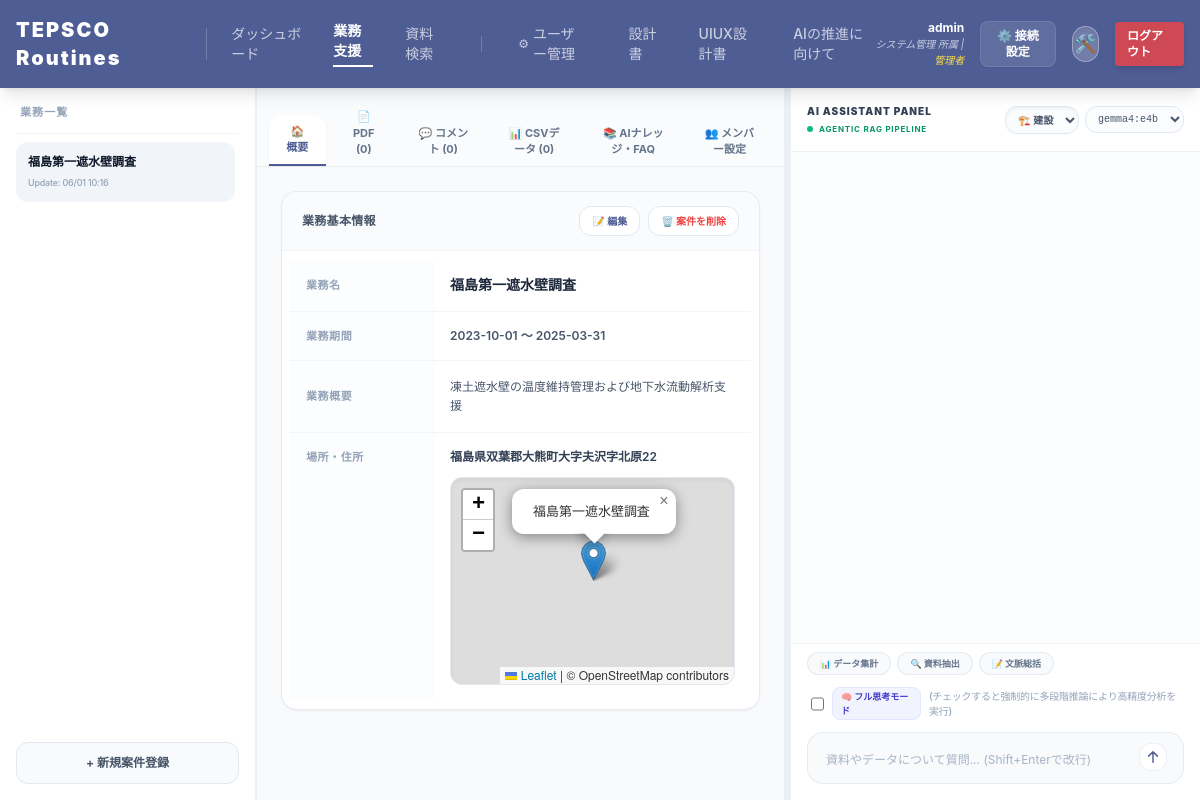
The app's page /AI_System_Data/public/support.php?project_id=1 (signed in) with its own data.
### tables this page shows
CREATE TABLE IF NOT EXISTS projects (
    id            BIGINT UNSIGNED AUTO_INCREMENT PRIMARY KEY,
    project_name  VARCHAR(255) NOT NULL COMMENT '業務件名',
    description   TEXT NULL COMMENT '業務概要',
    start_date    DATE NULL COMMENT '工事・業務期間(開始)',
    end_date      DATE NULL COMMENT '工事・業務期間(終了)',
    address       VARCHAR(512) NULL COMMENT '工事場所・住所',
    latitude      DECIMAL(10, 8) NULL COMMENT '緯度 (Leaflet.js用)',
    longitude     DECIMAL(11, 8) NULL COMMENT '経度 (Leaflet.js用)',
    created_by    BIGINT UNSIGNED NULL COMMENT '作成者ユーザーID',
    created_at    DATETIME DEFAULT CURRENT_TIMESTAMP,
    updated_at    DATETIME DEFAULT CURRENT_TIMESTAMP ON UPDATE CURRENT_TIMESTAMP,
    
     
    CONSTRAINT fk_projects_created_by FOREIGN KEY (created_by) 
        REFERENCES users(id) ON DELETE SET NULL,
        
     
    INDEX idx_project_date (start_date, end_date),
    INDEX idx_geo (latitude, longitude),
     
    INDEX idx_project_name (project_name)
);

### AI_System_Data/public/support.php (the view, shortened to what the rows shown need)
<?php
require_once __DIR__ . '/../src/SupportController.php';
?>
<!DOCTYPE html>
<html lang="ja">
<head>
    <script src="<?= !empty($URL_TAILWIND) ? h($URL_TAILWIND) : 'https://cdn.jsdelivr.net/npm/@tailwindcss/browser@4' ?>"></script>
    <link rel="stylesheet" href="<?= !empty($URL_LEAFLET_CSS) ? h($URL_LEAFLET_CSS) : 'https://unpkg.com/leaflet@1.9.4/dist/leaflet.css' ?>" />
    <link rel="stylesheet" href="assets/css/styles.css">
</head>
<body class="bg-[#f8fafc] min-h-screen flex flex-col overflow-hidden text-slate-800">
<main class="flex-1 flex overflow-hidden h-[calc(100vh-72px)] gap-px bg-slate-200/50 w-full" role="region" aria-label="Support System Console">
    <div class="w-64 bg-white flex flex-col p-4 border-r border-slate-200/60 flex-shrink-0" role="navigation">
        <h2 class="text-[11px] font-black text-slate-400 px-1 pb-3 mb-2 uppercase tracking-widest border-b border-slate-100">業務一覧</h2>
        <div class="flex-1 overflow-y-auto space-y-1.5 pr-1 no-scrollbar" role="list">
            <?php foreach ($projects as $p): ?>
                <?php $isProjFocused = ($selected_project_id == $p['id']); ?>
                <a href="?project_id=<?= h((string)$p['id']) ?>" class="block p-3 rounded-xl transition-all duration-200 ease-in-out <?= $isProjFocused ? 'bg-slate-100 text-slate-900 font-extrabold shadow-2xs' : 'hover:bg-slate-50 text-slate-600 border-transparent' ?>">
                    <p class="text-xs leading-snug <?= $isProjFocused ? 'text-slate-900 font-black' : 'text-slate-600 font-medium' ?>"><?= h($p['project_name']) ?></p>
                    <p class="text-[9px] text-slate-400 mt-1.5 font-medium tracking-tight">Update: <?= date('m/d H:i', strtotime($p['updated_at'])) ?></p>
                </a>
            <?php endforeach; ?>
        </div>
    </div>
    <?php if ($current_project): ?>
    <div class="flex-1 bg-white flex flex-col overflow-hidden" role="region">
        <div class="bg-slate-50/80 border-b border-slate-200/60 flex items-end gap-1 px-3 pt-3 flex-shrink-0" id="tab-header" role="tablist">
            <button onclick="if(typeof window.switchTab === 'function') window.switchTab('tab-overview'); history.replaceState(null, '', '?project_id=<?= h((string)$selected_project_id) ?>&tab=overview')" id="btn-overview" role="tab" class="tab-btn <?= $active_tab === 'overview' ? 'active' : '' ?> px-4 py-2 text-[11px] font-bold text-slate-500 rounded-t-xl transition-all duration-200 ease-in-out transform active:scale-98">🏠 概要</button>
            <button onclick="if(typeof window.switchTab === 'function') window.switchTab('tab-pdf'); history.replaceState(null, '', '?project_id=<?= h((string)$selected_project_id) ?>&tab=pdf')" id="btn-pdf" role="tab" class="tab-btn <?= $active_tab === 'pdf' ? 'active' : '' ?> px-4 py-2 text-[11px] font-bold text-slate-500 rounded-t-xl transition-all duration-200 ease-in-out transform active:scale-98">📄 PDF (<?= count($documents) ?>)</button>
            <button onclick="if(typeof window.switchTab === 'function') window.switchTab('tab-comments'); history.replaceState(null, '', '?project_id=<?= h((string)$selected_project_id) ?>&tab=comments')" id="btn-comments" role="tab" class="tab-btn <?= $active_tab === 'comments' ? 'active' : '' ?> px-4 py-2 text-[11px] font-bold text-slate-500 rounded-t-xl transition-all duration-200 ease-in-out transform active:scale-98">💬 コメント (<?= count($comments) ?>)</button>
            <button onclick="if(typeof window.switchTab === 'function') window.switchTab('tab-csv'); history.replaceState(null, '', '?project_id=<?= h((string)$selected_project_id) ?>&tab=csv')" id="btn-csv" role="tab" class="tab-btn <?= $active_tab === 'csv' ? 'active' : '' ?> px-4 py-2 text-[11px] font-bold text-slate-500 rounded-t-xl transition-all duration-200 ease-in-out transform active:scale-98">📊 CSVデータ (<?= count($csv_files) ?>)</button>
            <button onclick="if(typeof window.switchTab === 'function') window.switchTab('tab-faqs'); history.replaceState(null, '', '?project_id=<?= h((string)$selected_project_id) ?>&tab=faqs')" id="btn-faqs" role="tab" class="tab-btn <?= $active_tab === 'faqs' ? 'active' : '' ?> px-4 py-2 text-[11px] font-bold text-slate-500 rounded-t-xl transition-all duration-200 ease-in-out transform active:scale-98">📚 AIナレッジ・FAQ</button>
            <button onclick="if(typeof window.switchTab === 'function') window.switchTab('tab-members'); history.replaceState(null, '', '?project_id=<?= h((string)$selected_project_id) ?>&tab=members')" id="btn-members" role="tab" class="tab-btn <?= $active_tab === 'members' ? 'active' : '' ?> px-4 py-2 text-[11px] font-bold text-slate-500 rounded-t-xl transition-all duration-200 ease-in-out transform active:scale-98">👥 メンバー設定</button>
        </div>
        <div class="flex-1 overflow-hidden relative bg-[#f8fafc]" id="tab-container">
            <div id="tab-overview" role="tabpanel" class="tab-content <?= $active_tab === 'overview' ? 'active' : '' ?> h-full overflow-y-auto p-6 space-y-6">
                <div class="bg-white border border-slate-200/80 rounded-2xl overflow-hidden shadow-sm transition-all duration-300 hover:shadow-md">
                    <div class="bg-slate-50/70 p-3.5 px-5 font-bold text-slate-700 flex justify-between items-center text-xs border-b border-slate-100">
                        <span class="font-extrabold tracking-wide text-slate-600">業務基本情報</span>
                        <div class="flex gap-2">
                            <button onclick="if(typeof window.openProjectEditModal === 'function') window.openProjectEditModal(<?= (float)($current_project['latitude'] ?: 0) ?>, <?= (float)($current_project['longitude'] ?: 0) ?>)"
                                class="text-[#4F5D95] hover:bg-indigo-50 border border-slate-200 px-3 py-1.5 rounded-xl text-[10px] font-bold bg-white shadow-2xs transition-all duration-200 ease-in-out transform active:scale-95">📝 編集</button>
                            <button id="btn-delete-project" class="text-red-500 hover:bg-red-50 border border-slate-200 px-3 py-1.5 rounded-xl text-[10px] font-bold bg-white shadow-2xs transition-all duration-200 ease-in-out transform active:scale-95">🗑️ 案件を削除</button>
                        </div>
                    </div>
                    <div class="p-2 text-xs text-slate-800">
                        <table class="w-full text-left border-collapse">
                            <tbody class="divide-y divide-slate-100">
                                <tr><th class="p-4 bg-slate-50/40 w-36 font-bold text-slate-400 text-[11px] tracking-wider uppercase">業務名</th><td class="p-4 font-black text-slate-800 text-sm"><?= h($current_project['project_name']) ?></td></tr>
                                <tr><th class="p-4 bg-slate-50/40 font-bold text-slate-400 text-[11px] tracking-wider uppercase">業務期間</th><td class="p-4 font-semibold text-slate-600"><?= (!empty($current_project['start_date']) || !empty($current_project['end_date'])) ? h((string)$current_project['start_date']) . " ～ " . h((string)$current_project['end_date']) : '<span class="text-slate-400 italic font-normal">未設定</span>' ?></td></tr>
                                <tr><th class="p-4 bg-slate-50/40 font-bold text-slate-400 text-[11px] tracking-wider uppercase">業務概要</th><td class="p-4 leading-relaxed whitespace-pre-wrap font-medium text-slate-600"><?= h((string)$current_project['description'] ?: '未入力') ?></td></tr>
                                <tr>
                                    <th class="p-4 bg-slate-50/40 align-top font-bold text-slate-400 text-[11px] tracking-wider uppercase">場所・住所</th>
                                    <td class="p-4">
                                        <div class="mb-3 font-semibold text-slate-700"><?= h((string)$current_project['address'] ?: '未登録') ?></div>
                                        <?php if (!empty($current_project['latitude']) && !empty($current_project['longitude'])): ?>
                                            <div id="overview-map" class="w-full h-52 rounded-xl border border-slate-200 overview-map-container mt-2 shadow-inner"></div>
                                        <?php endif; ?>
                                    </td>
                                </tr>
                            </tbody>
                        </table>
                    </div>
                </div>
            </div>
        </div>
    </div>
    <div id="resize-handle" class="h-full w-1 bg-transparent hover:bg-indigo-500/20 active:bg-indigo-500/40 cursor-col-resize z-10 relative transition-colors duration-200"></div>
    <div id="right-panel" class="w-[var(--support-width)] bg-white flex flex-col h-full border-l border-slate-200/60 flex-shrink-0 relative transition-all duration-200">
        <div class="p-4 bg-white/90 backdrop-blur-md border-b border-slate-200/60 flex justify-between items-center gap-2 shadow-2xs relative z-10">
            <div class="flex-shrink-0">
                <p class="font-black text-slate-700 text-[10px] uppercase tracking-widest" title="接続先: <?= h($ollama_host) ?>">AI Assistant Panel</p>
                <p class="text-[8px] text-emerald-600 font-bold uppercase tracking-widest mt-1 flex items-center gap-1.5"><span class="w-1.5 h-1.5 rounded-full bg-emerald-500 animate-pulse"></span> Agentic RAG Pipeline</p>
            </div>
            <div class="flex items-center gap-1.5 overflow-hidden">
                <select id="support-prompt-select" class="text-[10px] border border-slate-200 rounded-xl px-2 py-1.5 bg-slate-50/50 hover:bg-white font-bold text-slate-600 tracking-wide max-w-[90px] truncate outline-none transition-all duration-200 ease-in-out cursor-pointer shadow-2xs relative shadow-inner focus:border-indigo-400">
                    <option value="construction_consultant" <?= $default_prompt_mode == 'construction_consultant' ? 'selected' : '' ?>>🏗️ 建設</option>
                </select>
                <select id="support-model-select" class="text-[10px] border border-slate-200 rounded-xl px-2 py-1.5 bg-slate-50/50 hover:bg-white font-mono max-w-[100px] truncate outline-none transition-all duration-200 ease-in-out cursor-pointer text-slate-600 shadow-2xs focus:border-indigo-400" title="現在のホスト: <?= h($ollama_host) ?>">
                    <?php foreach ($installed_models as $m): ?>
                        <option value="<?= h($m) ?>" <?= $m == $active_model ? 'selected' : '' ?>><?= h($m) ?></option>
                    <?php endforeach; ?>
                </select>
            </div>
        </div>
        <div id="chat-box" class="flex-1 p-4 space-y-5 overflow-y-auto bg-slate-50/40 no-scrollbar">
        </div>
        <div class="p-4 pt-2 border-t border-slate-100 bg-white relative z-10 space-y-3">
            <div class="flex flex-wrap gap-1.5 overflow-x-auto no-scrollbar" id="quick-actions-bar">
                <button type="button" onclick="const input=document.getElementById('chat-input'); input.value='登録済みのCSVデータを集計して概要を教えてください。'; input.dispatchEvent(new Event('input')); input.focus();" class="text-[9px] bg-slate-50 hover:bg-slate-100 border border-slate-200/80 rounded-full px-3 py-1 font-bold text-slate-500 shadow-2xs transition-all duration-200 ease-in-out transform hover:border-[#4F5D95] hover:text-[#4F5D95] hover:-translate-y-0.5 hover:shadow-xs hover:scale-[1.02] active:scale-95 active:shadow-inner">📊 データ集計</button>
                <button type="button" onclick="const input=document.getElementById('chat-input'); input.value='この案件に関連する資料PDFから主要な留意点を抽出してください。'; input.dispatchEvent(new Event('input')); input.focus();" class="text-[9px] bg-slate-50 hover:bg-slate-100 border border-slate-200/80 rounded-full px-3 py-1 font-bold text-slate-500 shadow-2xs transition-all duration-200 ease-in-out transform hover:border-[#4F5D95] hover:text-[#4F5D95] hover:-translate-y-0.5 hover:shadow-xs hover:scale-[1.02] active:scale-95 active:shadow-inner">🔍 資料抽出</button>
                <button type="button" onclick="const input=document.getElementById('chat-input'); input.value='これまでの会話内容を簡潔にまとめてください。'; input.dispatchEvent(new Event('input')); input.focus();" class="text-[9px] bg-slate-50 hover:bg-slate-100 border border-slate-200/80 rounded-full px-3 py-1 font-bold text-slate-500 shadow-2xs transition-all duration-200 ease-in-out transform hover:border-[#4F5D95] hover:text-[#4F5D95] hover:-translate-y-0.5 hover:shadow-xs hover:scale-[1.02] active:scale-95 active:shadow-inner">📝 文脈総括</button>
            </div>
            <div class="flex items-center gap-2 px-1">
                <label class="flex items-center gap-2 text-[10px] text-slate-400 font-bold cursor-pointer hover:text-[#4F5D95] transition-colors duration-150 ease-in-out" title="AIが質問を要素分解し、個別に資料を精読してから統合回答を作成します">
                    <input type="checkbox" id="advanced-reasoning-mode" class="rounded border-slate-300 text-[#4F5D95] focus:ring-[#4F5D95]/40 w-3.5 h-3.5 cursor-pointer">
                    <span class="bg-indigo-50/80 text-indigo-700 px-2 py-0.5 rounded-lg border border-indigo-100 font-extrabold text-[9px]">🧠 フル思考モード</span>
                    <span class="font-medium text-slate-400 tracking-tight">(チェックすると強制的に多段階推論により高精度分析を実行)</span>
                </label>
            </div>
            <form id="chat-form" onsubmit="if(typeof window.handleChat === 'function') { window.handleChat(event); } else { event.preventDefault(); }" class="flex items-end gap-2 bg-slate-50 rounded-2xl px-4 py-2.5 border border-slate-200/80 shadow-2xs transition-all duration-300 ease-in-out focus-within:ring-4 focus-within:ring-[#4F5D95]/10 focus-within:bg-white focus-within:border-[#4F5D95]/60 focus-within:shadow-md">
                <textarea id="chat-input" class="flex-1 bg-transparent border-none outline-none focus:outline-none focus:ring-0 text-xs px-0.5 py-1 resize-none overflow-y-auto leading-relaxed text-slate-700 placeholder-slate-400/80 transition-all duration-200"
                          rows="1" placeholder="資料やデータについて質問... (Shift+Enterで改行)" required></textarea>
                <button type="submit" class="text-[#4F5D95] mb-0.5 flex-shrink-0 p-1 bg-white rounded-xl shadow-2xs border border-slate-200/60 w-7 h-7 flex items-center justify-center transition-all duration-200 ease-in-out transform hover:-translate-y-0.5 hover:shadow-md hover:bg-indigo-50 active:scale-95 active:shadow-inner active:bg-slate-100 group" title="送信">
                    <svg xmlns="<?= !empty($URL_SVG_XMLNS) ? h($URL_SVG_XMLNS) : 'http://www.w3.org/2000/svg' ?>" fill="none" viewBox="0 0 24 24" stroke-width="2.5" stroke="currentColor" class="w-3.5 h-3.5 text-[#4F5D95] group-hover:text-indigo-700 transform group-hover:-translate-y-0.5 transition-all duration-150 ease-in-out">
                        <path stroke-linecap="round" stroke-linejoin="round" d="M4.5 10.5 12 3m0 0 7.5 7.5M12 3v18" />
                    </svg>
                </button>
            </form>
        </div>
    </div>
    <?php endif; ?>
</main>
</body>
</html>

### records on screen
projects: project_name "福島第一遮水壁調査", updated_at "06/01 10:16", start_date "2023-10-01", end_date "2025-03-31", description "凍土遮水壁の温度維持管理および地下水流動解析支援", address "福島県双葉郡大熊町大字夫沢字北原22"

### other values on screen
$username "admin"
$dept "システム管理"
count($documents) "0"
count($comments) "0"
count($csv_files) "0"
form field value "gemma4:e4b"
